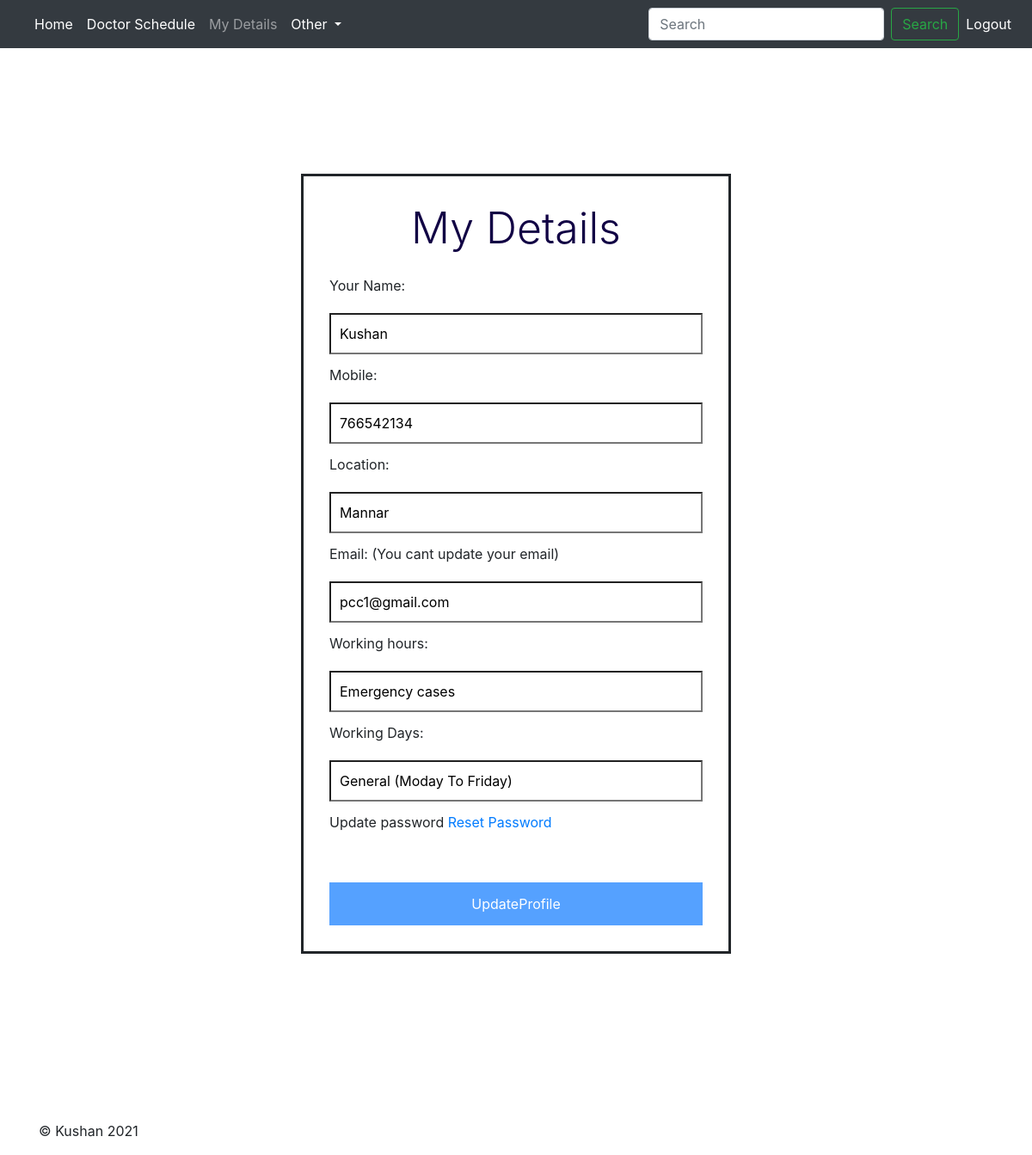
Page /profiledetails.php (signed in) on the committed database.
### tables this page shows
CREATE TABLE `petcarecenter`  (
  `PCC_id` int(10) NOT NULL AUTO_INCREMENT,
  `pet_care_center_name` varchar(100) NOT NULL,
  `email` varchar(100) NOT NULL,
  `password` varchar(250) NOT NULL,
  `contact_num` int(10) NOT NULL,
  `Working_days` varchar(100) NOT NULL,
  `working_hours` varchar(100) NOT NULL,
  `location` varchar(100) NOT NULL,
  PRIMARY KEY (`PCC_id`) USING BTREE
);

### profiledetails.php (the view, shortened to what this page needs)
<?php
require('db_conn.php');
$email = $_SESSION['email'];
$query1 = "SELECT * FROM pet_owners WHERE email='$email'";
$r1 = mysqli_query($conn, $query1);
$query2 = "SELECT * FROM doctor WHERE Doc_email='$email'";
$r2 = mysqli_query($conn, $query2);
$query3 = "SELECT * FROM petcarecenter WHERE email='$email'";
$r3 = mysqli_query($conn, $query3);
$query4 = "SELECT * FROM petshops WHERE email='$email'";
$r4 = mysqli_query($conn, $query4);
$nor1 = mysqli_num_rows($r1);
$nor2 = mysqli_num_rows($r2);
$nor3 = mysqli_num_rows($r3);
$nor4 = mysqli_num_rows($r4);
if ($nor1 > 0) {
  while ($row1 = mysqli_fetch_array($r1)) {
    $Qid = $row1['Id'];
    $Qusername = $row1['username'];
    $Qemail = $row1['email'];
    $Qpassword = $row1['password'];
    $Qlocation = $row1['location'];
    $Qcontact_num = $row1['contact_num'];
  }
  $out = '<a class="nav-link active" href="appointment.php">Appointment</a>';
  $out1 = '<a class="nav-link active" href=".\pet\petindex.php">My Pets</a>';
  $out2 = '<a class="nav-link" href="dashboard.php">Home</a>';
} elseif ($nor3 > 0) {
  while ($row1 = mysqli_fetch_array($r3)) {
    $Qusername = $row1['pet_care_center_name'];
    $Qemail = $row1['email'];
    $QWorking_days = $row1['Working_days'];
    $QWorkinghours = $row1['working_hours'];
    $Qcontact_num = $row1['contact_num'];
    $Qlocation = $row1['location'];
  }
  $out1 = '<a class="nav-link active" href="doctorschedule.php">Doctor Schedule</a>';
  $out2 = '<a class="nav-link" href="dashboardPetCareCen.php">Home</a>';
}
?>
<!DOCTYPE html>
<html lang="en">
<head>
  <link href=".\bootstrap-4.0.0\dist\css\bootstrap.min.css" rel="stylesheet">
  <link href="jumbotron.css" rel="stylesheet">
</head>
<body onload="onLoadBody()">
  <nav class="navbar navbar-expand-md navbar-dark fixed-top bg-dark">
    <div class="collapse navbar-collapse" id="navbarsExampleDefault">
      <ul class="navbar-nav mr-auto">
        <li class="nav-item active">
          <?php echo $out2 ?>
        </li>
        <li class="nav-item">
          <?php echo $out1 ?>
        </li>
        <li class="nav-item inactive">
          <a class="nav-link" href="profiledetails.php">My Details<span class="sr-only">(current)</span></a>
        </li>
        <li class="nav-item  active dropdown">
          <a class="nav-link dropdown-toggle" href="#" id="navbarDropdown" role="button" data-toggle="dropdown" aria-haspopup="true" aria-expanded="false">
            Other
          </a>
        </li>
      </ul>
      <form class="form-inline my-2 my-lg-0">
        <input class="form-control mr-sm-2" type="text" placeholder="Search" aria-label="Search">
        <button class="btn btn-outline-success my-2 my-sm-0" type="submit">Search</button>
        <ul class="navbar-nav mr-auto">
          <li class="nav-item">
            <a class="nav-link active" href="logout.php">Logout</a>
          </li>
        </ul>
      </form>
    </div>
  </nav>
  <br><br>
  <br><br>
  <main role="main">
    <div>
      <form action="" method="post" class="signup-form">
        <h5>My Details</h5>
        <label>
          Your Name:
          <br><input type="text" name="name" class="input" value="<?php echo $Qusername; ?>" placeholder="name" required>
        </label><br><br>
        <label>
          Mobile:
          <br><input type="text" name="contact" class="input" value="<?php echo $Qcontact_num; ?>" placeholder="contact no" required="required" pattern="[0-9]{10,11}" title="please enter only numbers between 10 to 11 for mobile no." />
        </label><br><br>
        <label>
          Location:
          <br><input type="text" name="address" class="input" value="<?php echo $Qlocation; ?>" placeholder="Location" required>
        </label><br><br>
        <label>
          Email: (You cant update your email)
          <br><input type="email" name="email" id="email" class="input" value="<?php echo $Qemail; ?>" placeholder="email" required>
        </label><br><br>
        <?php
        if ($nor2 > 0) {
        ?>
          <label>
            Job Title:
            <br><input type="text" name="Jobtitle" class="input" value="<?php echo $QJobtitle; ?>" placeholder="Location" required>
          </label><br><br>
          <label>
            Working hours:
            <br><input type="text" name="Workinghours" class="input" value="<?php echo $QWorkinghours; ?>" placeholder="Location" required>
          </label><br><br>
          <label>
            Working Days:
            <br><input type="text" name="Working_days" class="input" value="<?php echo $QWorking_days; ?>" placeholder="Working days" required>
          </label><br><br>
        <?php
        } elseif ($nor3 > 0) {
        ?>
          <label>
            Working hours:
            <br><input type="text" name="Workinghours" class="input" value="<?php echo $QWorkinghours; ?>" placeholder="Location" required>
          </label><br><br>
          <label>
            Working Days:
            <br><input type="text" name="Working_days" class="input" value="<?php echo $QWorking_days; ?>" placeholder="Working days" required>
          </label><br><br>
        <?php
      }
      ?>
        <label>
          <p class="link"> Update password <a href="password_reset.php"> Reset Password</a></p>
        </label>
        <br><br>
        <button name="submit" class="submit" type="submit">UpdateProfile</button> <br>
      </form> <br>
      <br>
    </div>
  </main><br>
  <br>
  <br>
  <br>
  <footer class="container">
    <p>&copy; Kushan 2021</p>
  </footer>
</body>
</html>

### profiledetails.php (style rules this page uses)
.signup-form { margin: 50px auto; width: 500px; padding: 30px 30px; background: white; border-style: solid; }
.input { margin: 20px auto; width: 100%; padding: 10px 10px; background: white; }
h5 { color: #104; margin: 0px auto 25px; font-size: 50px; font-weight: 300; text-align: center; }
.submit { color: #fff; background: #55a1ff; border: 0; outline: 0; width: 100%; height: 50px; font-size: 16px; text-align: center; cursor: pointer; }
label { text-align: Left; width: 100%; height: 50px; font-size: 16px; }

### rows in the picture
petcarecenter: name "Kushan", contact "766542134", address "Mannar", email "pcc1@gmail.com", Workinghours "Emergency cases", Working_days "General (Moday To Friday)"
